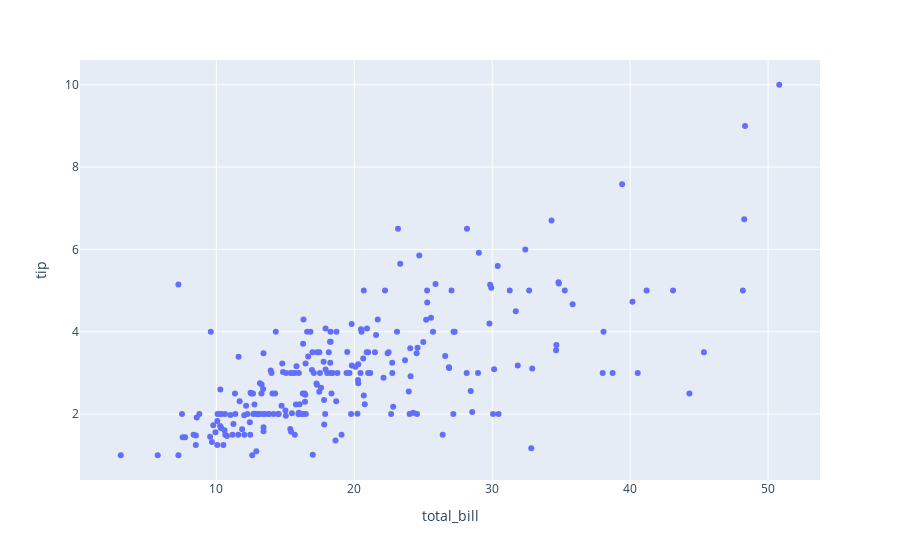

Notebook source saved alongside this figure:
### Markdown cell above
From the above histogram, which was created using dot notation, we can see that most of the bills were between 10 and 20$. Let's see if larger bills are correlated with the tip amount with a scatterplot:

### Code cell
tips.plot.scatter(x='total_bill', y='tip')

### Figure 1 — Plotly figure (JSON) as saved in the notebook; plotly's stock layout.template omitted (floating-point values rounded to 4 significant figures; data arrays with more than 128 entries replaced by an {"elided": "..."} marker saying what was removed)
{"data": [{"hovertemplate": "total_bill=%{x}<br>tip=%{y}<extra></extra>", "legendgroup": "", "marker": {"color": "#636efa", "symbol": "circle"}, "mode": "markers", "name": "", "orientation": "v", "showlegend": false, "type": "scatter", "x": {"elided": "244 float values"}, "xaxis": "x", "y": {"elided": "244 float values"}, "yaxis": "y"}], "layout": {"autosize": true, "legend": {"tracegroupgap": 0}, "margin": {"t": 60}, "xaxis": {"anchor": "y", "autorange": true, "domain": [0, 1], "range": [0.06509, 53.81], "title": {"text": "total_bill"}, "type": "linear"}, "yaxis": {"anchor": "x", "autorange": true, "domain": [0, 1], "range": [0.3619, 10.64], "title": {"text": "tip"}, "type": "linear"}}}
